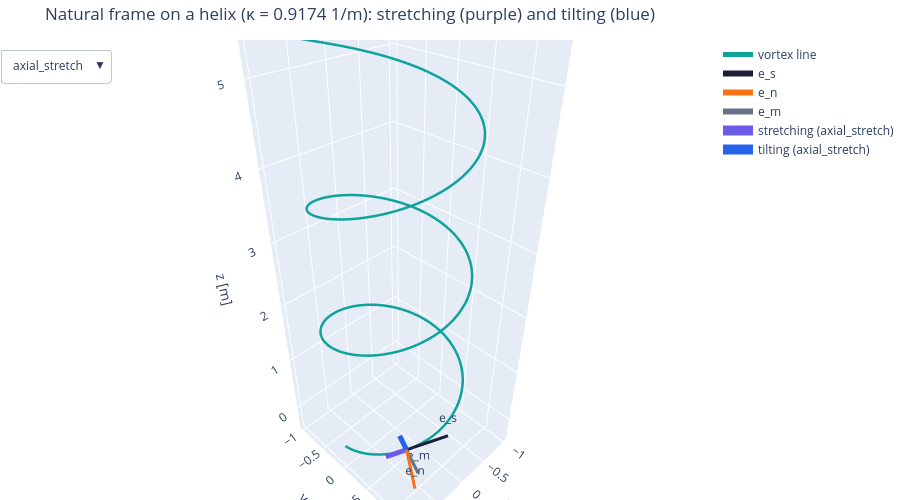

Notebook cell for this chart:
### Code cell
a_h, c_h, s0 = 1.0, 0.3, 1.0                                         # helix radius [m], pitch/2π [m], arc length of the marked point [m]
sl = np.linspace(0, 3*2*np.pi*np.hypot(a_h, c_h), 400)               # three turns of arc length [m]
Xh = ch05.helix(sl, a_h, c_h)                                        # the vortex line (3, 400) [m]
P0 = ch05.helix(s0, a_h, c_h); fr = ch05.helix_frame(s0, a_h, c_h)   # the marked point and its natural frame
fig = go.Figure(go.Scatter3d(x=Xh[0], y=Xh[1], z=Xh[2], mode="lines", line=dict(color=COLORS["teal"], width=5), name="vortex line"))  # the helical vortex line
for key, col in (("e_s", COLORS["ink"]), ("e_n", COLORS["orange"]), ("e_m", COLORS["muted"])):   # the frame (book convention: e_n away from the axis)
    e = 0.6*fr[key]                                                                                 # a frame vector drawn 0.6 m long
    fig.add_trace(go.Scatter3d(x=[P0[0], P0[0] + e[0]], y=[P0[1], P0[1] + e[1]], z=[P0[2], P0[2] + e[2]], mode="lines+text",  # draw it from the marked point
                               text=["", key], line=dict(color=col, width=6), name=key))            # labelled at its tip
presets = ["axial_stretch", "shear_tilt", "planar"]                  # three velocity gradients G (rate 1 1/s)
for j, nm in enumerate(presets):                                     # the stretching and tilting arrows for each G, |ω| = 1 1/s
    sp_ = ch05.stretching_tilting_split(fr["e_s"], ch05.strain_preset(nm))                          # split Gω into stretching and tilting (|ω| = 1 1/s)
    for part, col in (("stretching", COLORS["accent"]), ("tilting", COLORS["blue"])):               # purple along the line, blue across it
        v = 0.8*sp_[part]                                                                           # the arrow, scaled for visibility
        fig.add_trace(go.Scatter3d(x=[P0[0], P0[0] + v[0]], y=[P0[1], P0[1] + v[1]], z=[P0[2], P0[2] + v[2]], mode="lines",  # drawn from the marked point
                                   line=dict(color=col, width=10), name=f"{part} ({nm})", visible=(j == 0)))  # only the first flow's arrows start visible
buttons = []                                                          # a dropdown: show the arrows of one G at a time
for j, nm in enumerate(presets):                                                                    # one dropdown button per flow
    vis = [True]*4 + [k//2 == j for k in range(6)]                   # line + 3 frame vectors always; 2 arrows per preset
    buttons.append(dict(label=nm, method="update", args=[{"visible": vis}]))                        # shows that flow's two arrows
fig.update_layout(updatemenus=[dict(buttons=buttons, x=0.02, y=0.98)], height=500, margin=dict(l=0, r=0, t=40, b=0),  # the dropdown, size and title
                  title=f"Natural frame on a helix (κ = {fr['curvature']:.4f} 1/m): stretching (purple) and tilting (blue)",  # the message of the figure
                  scene=dict(aspectmode="data", xaxis_title="x [m]", yaxis_title="y [m]", zaxis_title="z [m]"))  # equal axes, labels with units
fig.show()                                                                                          # draw it (works on the web page too)

### Figure 1 — Plotly figure (JSON) as saved in the notebook; plotly's stock layout.template omitted (floating-point values rounded to 4 significant figures; data arrays with more than 128 entries replaced by an {"elided": "..."} marker saying what was removed)
{"data": [{"line": {"color": "#0fa39c", "width": 5}, "mode": "lines", "name": "vortex line", "type": "scatter3d", "x": {"elided": "400 float values"}, "y": {"elided": "400 float values"}, "z": {"elided": "400 float values"}}, {"line": {"color": "#1a1f36", "width": 6}, "mode": "lines+text", "name": "e_s", "text": ["", "e_s"], "type": "scatter3d", "x": [0.5753, 0.1052], "y": [0.8179, 1.149], "z": [0.2873, 0.4598]}, {"line": {"color": "#f97316", "width": 6}, "mode": "lines+text", "name": "e_n", "text": ["", "e_n"], "type": "scatter3d", "x": [0.5753, 0.9205], "y": [0.8179, 1.309], "z": [0.2873, 0.2873]}, {"line": {"color": "#697386", "width": 6}, "mode": "lines+text", "name": "e_m", "text": ["", "e_m"], "type": "scatter3d", "x": [0.5753, 0.4343], "y": [0.8179, 0.9171], "z": [0.2873, -0.2873]}, {"line": {"color": "#6c5ce7", "width": 10}, "mode": "lines", "name": "stretching (axial_stretch)", "type": "scatter3d", "visible": true, "x": [0.5753, 0.8111], "y": [0.8179, 0.6521], "z": [0.2873, 0.2009]}, {"line": {"color": "#2563eb", "width": 10}, "mode": "lines", "name": "tilting (axial_stretch)", "type": "scatter3d", "visible": true, "x": [0.5753, 0.6529], "y": [0.8179, 0.7633], "z": [0.2873, 0.6037]}, {"line": {"color": "#6c5ce7", "width": 10}, "mode": "lines", "name": "stretching (shear_tilt)", "type": "scatter3d", "visible": false, "x": [0.5753, 0.7164], "y": [0.8179, 0.7187], "z": [0.2873, 0.2356]}, {"line": {"color": "#2563eb", "width": 10}, "mode": "lines", "name": "tilting (shear_tilt)", "type": "scatter3d", "visible": false, "x": [0.5753, 0.4342], "y": [0.8179, 0.9172], "z": [0.2873, -0.2877]}, {"line": {"color": "#6c5ce7", "width": 10}, "mode": "lines", "name": "stretching (planar)", "type": "scatter3d", "visible": false, "x": [0.5753, 0.3809], "y": [0.8179, 0.9547], "z": [0.2873, 0.3586]}, {"line": {"color": "#2563eb", "width": 10}, "mode": "lines", "name": "tilting (planar)", "type": "scatter3d", "visible": false, "x": [0.5753, 0.1429], "y": [0.8179, 0.2404], "z": [0.2873, 0.2161]}], "layout": {"height": 500, "margin": {"b": 0, "l": 0, "r": 0, "t": 40}, "scene": {"aspectmode": "data", "xaxis": {"title": {"text": "x [m]"}}, "yaxis": {"title": {"text": "y [m]"}}, "zaxis": {"title": {"text": "z [m]"}}}, "title": {"text": "Natural frame on a helix (κ = 0.9174 1/m): stretching (purple) and tilting (blue)"}, "updatemenus": [{"buttons": [{"args": [{"visible": [true, true, true, true, true, true, false, false, false, false]}], "label": "axial_stretch", "method": "update"}, {"args": [{"visible": [true, true, true, true, false, false, true, true, false, false]}], "label": "shear_tilt", "method": "update"}, {"args": [{"visible": [true, true, true, true, false, false, false, false, true, true]}], "label": "planar", "method": "update"}], "x": 0.02, "y": 0.98}]}}
